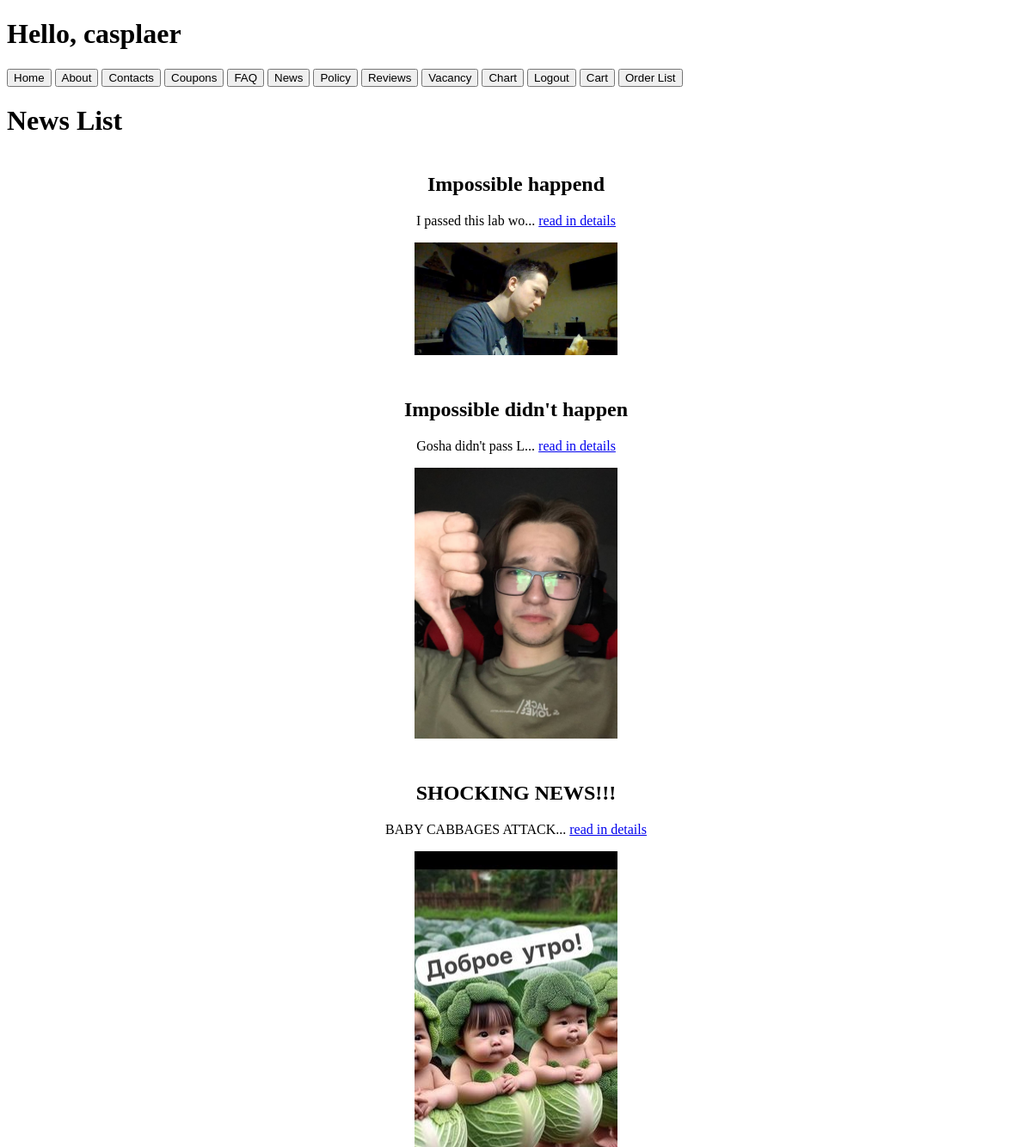
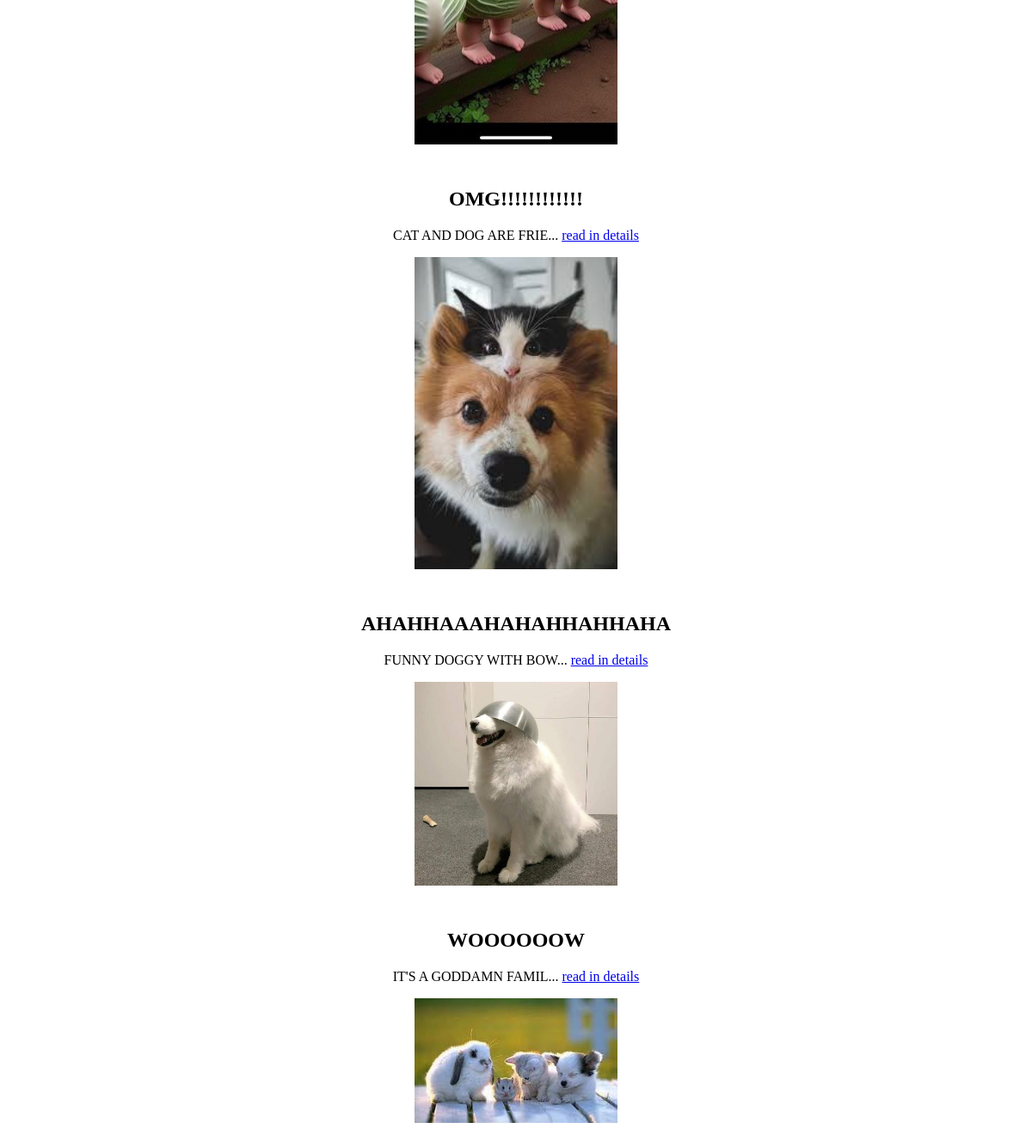
Page /news (signed in) on the committed database (2 pictures, top to bottom).
### base/models.py (models this page shows, shortened)
class New(models.Model):
    title = models.CharField(max_length=100, null=False)
    description = models.TextField(null=False)
    image = models.ImageField(upload_to='news_images/')
    @property
    def short_description(self):
        return self.description[:20]

### base/views.py (the view)
# urls.py: path('news', views.news, name = 'news'),
def news(request):
    news_list = New.objects.all()
    return render(request, "base/news.html", {'news_list': news_list})

### base/templates/base/news.html (shortened to what this page needs)
{%include 'navbar.html'%}
<!DOCTYPE html>
<html lang="en">
<head>
</head>
<body>
    <h1>News List</h1>
    {% for news in news_list %}
        <div class="news-item">
            <div class="news-details">
                <h2>{{ news.title }}</h2>
                <p>{{ news.short_description }}... <a href = "{% url 'news_detailed' news.id %}">read in details</a></p>
            </div>
            <img src="{{ news.image.url }}" alt="{{ news.title }}" class="news-image">
        </div>
    {% endfor %}
</body>
</html>

### templates/navbar.html (shortened to what this page needs)
<!DOCTYPE html>
{%load static%}
<html lang="en">
<head>
</head>
<body>
    {%if request.user.is_authenticated%}
    <h1>Hello, {{request.user}}</h1>
    {%endif%}
    <a href="/"><button>Home</button></a>
    <a href="/about-us"><button>About</button></a>
    <a href="/contact"><button>Contacts</button></a>
    <a href="/coupons"><button>Coupons</button></a>
    <a href="/faq"><button>FAQ</button></a>
    <a href="/news"><button>News</button></a>
    <a href="/conf"><button>Policy</button></a>
    <a href="/reviews"><button>Reviews</button></a>
    <a href="/vacancies"><button>Vacancy</button></a>
    <a href="/category-chart"><button>Chart</button></a>
    {%if request.user.is_authenticated%}
    <a href="{% url 'logout' %}"><button>Logout</button></a>
    <a href='/cart'><button>Cart</button></a>
    <a href='/order_list'><button>Order List</button></a>
    {%else%}
    <a href="{% url 'login' %}"><button>Login</button></a>
    {%endif%}
</body>

### base/templates/base/news.html (style rules this page uses)
.news-item { display: flex; flex-direction: column; align-items: center; margin-bottom: 20px; text-align: center; }
.news-image { width: 20%; margin-bottom: 10px; }
.news-details { flex: 1; width: 100%; }

### rows in the picture
New: title "Impossible happend", short_description "I passed this lab wo", image (picture)
New: title "Impossible didn't happen", short_description "Gosha didn't pass L", image (picture)
New: title "SHOCKING NEWS!!!", short_description "BABY CABBAGES ATTACK", image (picture)
New: title "OMG!!!!!!!!!!!!", short_description "CAT AND DOG ARE FRIE", image (picture)
New: title "AHAHHAAAHAHAHHAHHAHA", short_description "FUNNY DOGGY WITH BOW", image (picture)
New: title "WOOOOOOW", short_description "IT'S A GODDAMN FAMIL", image (picture)

### other values in the picture
{{ request.user }} "casplaer"
